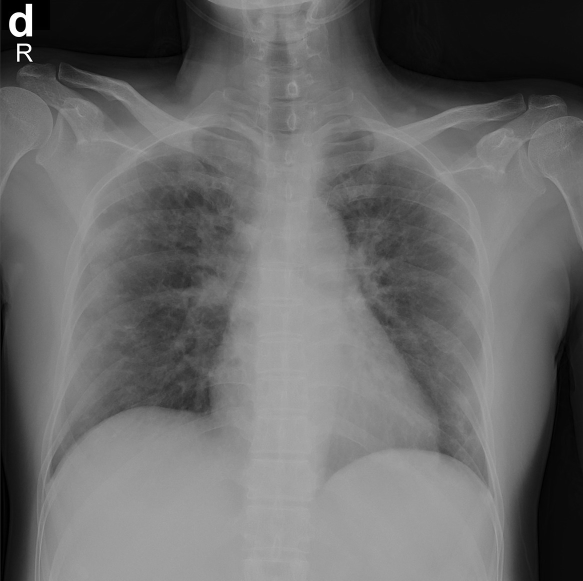
#> input picture data_upload_v2/test/covid/1-s2.0-S0929664620300449-gr2_lrg-d.jpg, 1166 x 1161 px, given in place of 9fdd3c3032296fd04d2cad5d9070d4_jumbo.jpeg, which was not available (shown at 1/2 size)
$ jupyter execute --allow-errors MLProjectEnver.ipynb   (shell and % lines are left out)   (text cells are left out)
#> lines starting #> are read from the running program, lines starting #| are printed output that depends on the picture; pictures that were not available may be replaced by others from this repository, and a replacement may not be noted
[cell 1]
#import libraries
from os import listdir
from PIL import Image, ImageOps, ImageEnhance
import matplotlib.pyplot as plt
import pandas as pd
import numpy as np
import matplotlib.pyplot as plt
import pandas as pd
import numpy as np
import sklearn
import imblearn
from sklearn.metrics import balanced_accuracy_score
from sklearn.metrics import accuracy_score
from sklearn.metrics import recall_score
from sklearn.metrics import classification_report, confusion_matrix
import sklearn.metrics as sk_mtrx

[cell 2]
#First import the paths of the pictures that we created with DataProcessor.ipynb
paths,paths_org = None,None
# Sort by covid result so we can compare the pixel distribution by test value
paths = pd.read_csv("paths.csv")
#> (reads paths.csv from the repository)

[cell 3]
paths.head()

[cell 4]
#initiate the list we will use to first store the pixel data, then pass into the dataframe.
pixel_data = []

[cell 5]
#define a processing function to obtain transformed pixel data from the paths of the images
def to_pixel(row):
    color_img = Image.open(row["image_path"])
#> color_img is the input picture: PIL image 1166x1161 RGB; min 0, max 255, mean 105.7
    resized = color_img.resize((50, 50), Image.BICUBIC) #Bicubic/Nearest resample give the best results
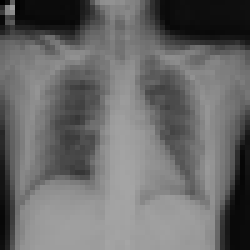
#> resized: PIL image 50x50 RGB (shown 5 times larger); min 0, max 165, mean 105.7
    sharpened = ImageEnhance.Sharpness(resized).enhance(1.5)
    contrasted = ImageEnhance.Contrast(sharpened).enhance(1.1)
    gray_img = ImageOps.grayscale(contrasted)
    pixel_data.append(np.asarray(gray_img).flatten().tolist()) #convert image to numpy array, flatten it, convert to list
    color_img.close()
    # pixel data now has the complete data of another picture at pixel_data[-1]

[cell 6]
#code modified from https://gist.github.com/hitvoice/36cf44689065ca9b927431546381a3f7
#Creates and saves Confusion Matricies as images to be used later
import numpy as np
import pandas as pd
import matplotlib.pyplot as plt
import seaborn as sns
from sklearn.metrics import confusion_matrix

# [44 lines left out: function cm_analysis, not called in this run]

#> (a cell that did not finish here is left out)

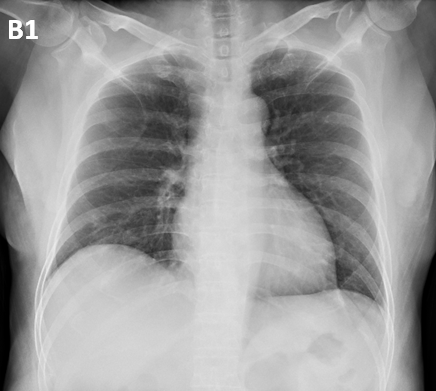
#> input picture data_upload_v2/test/covid/1-s2.0-S1684118220300682-main.pdf-003-b1.png, 436 x 391 px, given in place of 16669_3_1.jpeg, which was not available
#> in to_pixel, color_img is the input picture: PIL image 436x391 RGBA; mean R, G, B, A 155.1, 155.1, 155.1, 255
#> in to_pixel (call 2), `resized = color_img.resize((50, 50), Image.BICUBIC)`:
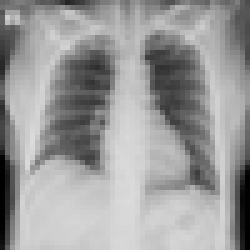
#> resized: PIL image 50x50 RGBA (shown 5 times larger); mean R, G, B, A 155.2, 155.2, 155.2, 255
